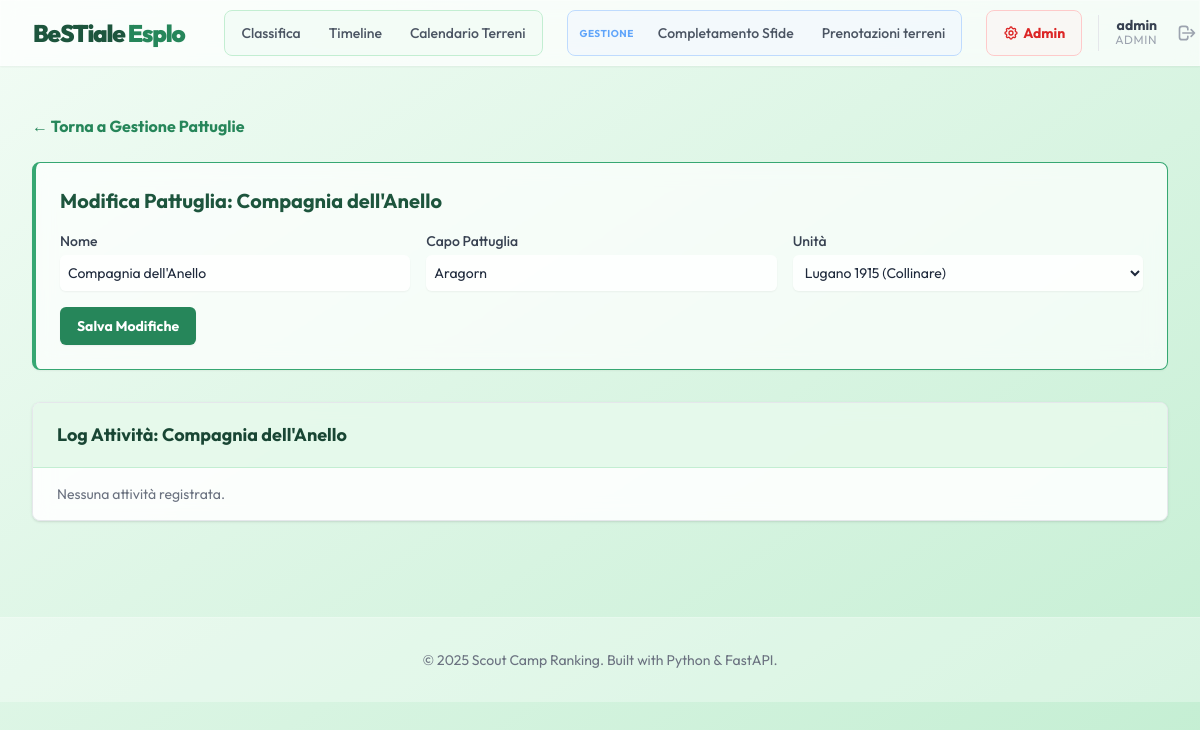
Page /admin/pattuglie/1 (signed in) on the earlier database version.
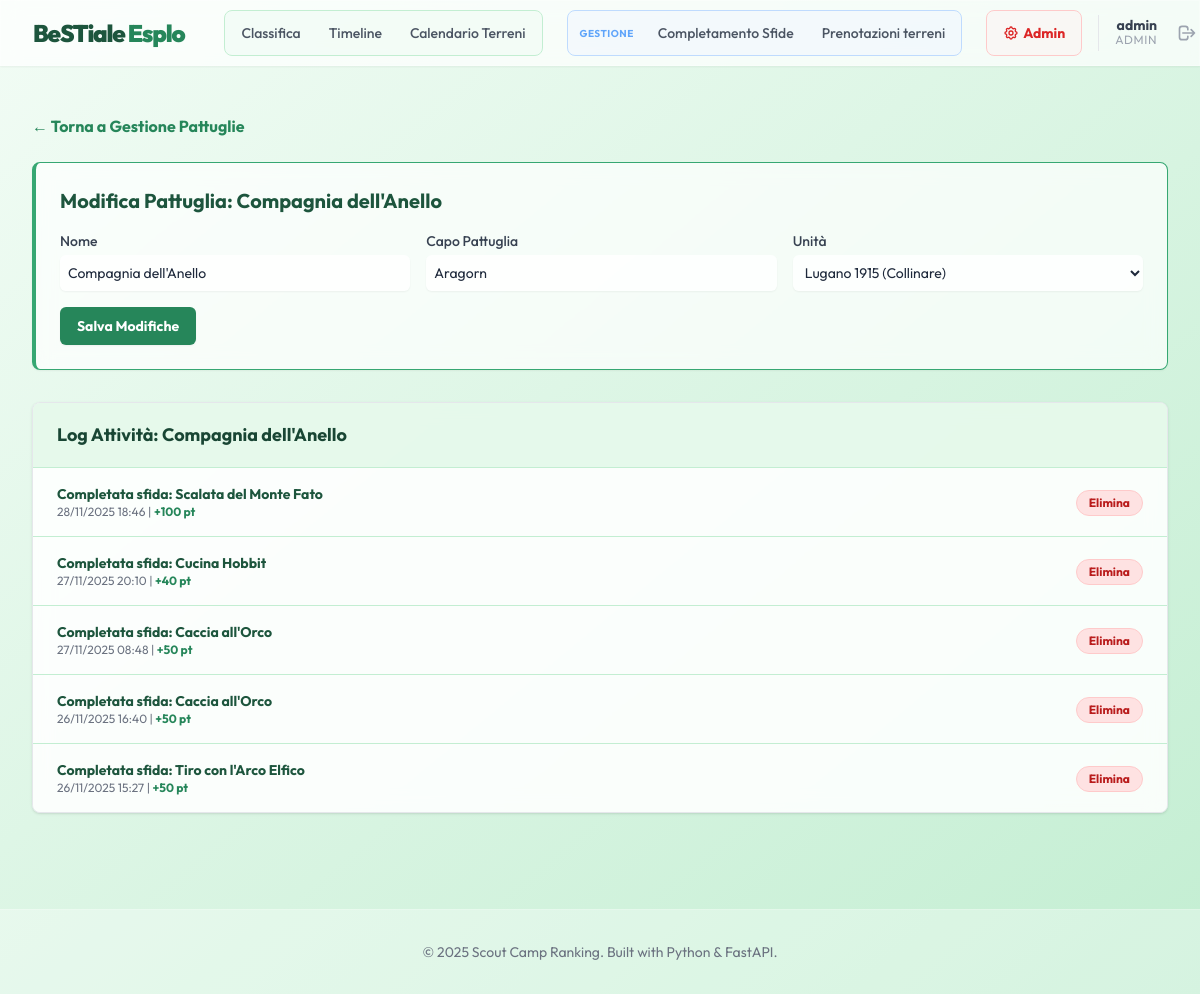
Same page on the later database version.
### app/models.py (models this page shows)
class Completion(Base):
    __tablename__ = "completions"
    id: Mapped[int] = mapped_column(primary_key=True, index=True)
    pattuglia_id: Mapped[int] = mapped_column(ForeignKey("pattuglie.id"))
    challenge_id: Mapped[int] = mapped_column(ForeignKey("challenges.id"))
    timestamp: Mapped[datetime] = mapped_column(default=datetime.utcnow)
    pattuglia: Mapped["Pattuglia"] = relationship(back_populates="completions")
    challenge: Mapped["Challenge"] = relationship(back_populates="completions")

class Challenge(Base):
    __tablename__ = "challenges"
    id: Mapped[int] = mapped_column(primary_key=True, index=True)
    name: Mapped[str] = mapped_column(unique=True, index=True)
    description: Mapped[str] = mapped_column()
    points: Mapped[int] = mapped_column()
    is_fungo: Mapped[bool] = mapped_column(default=False)
    reward_tokens: Mapped[int] = mapped_column(default=0)
    completions: Mapped[list["Completion"]] = relationship(back_populates="challenge")

### app/routers/admin.py (the view)
@router.get("/pattuglie/{pattuglia_id}", response_class=HTMLResponse)
async def edit_pattuglia_form(
    pattuglia_id: int, request: Request, db: Session = Depends(get_db), user: User = Depends(get_admin_user)
):
    pattuglia = db.query(Pattuglia).filter(Pattuglia.id == pattuglia_id).first()
    unita = db.query(Unita).all()
    if not pattuglia:
        raise HTTPException(status_code=404, detail="Pattuglia not found")
    completions = (
        db.query(Completion)
        .filter(Completion.pattuglia_id == pattuglia_id)
        .options(joinedload(Completion.challenge))
        .order_by(Completion.timestamp.desc())
        .all()
    )
    return templates.TemplateResponse(
        "edit_pattuglia.html",
        {"request": request, "pattuglia": pattuglia, "unita": unita, "completions": completions, "user": user},
    )

### app/templates/edit_pattuglia.html (shortened to what the changed rows need)
{% extends "base.html" %}
{% block content %}
<div class="px-4 py-6 sm:px-0">
    <div class="glass p-6 rounded-lg shadow-sm border-l-4 border-scout-500 mb-8">
        <h2 class="text-xl font-bold mb-4 text-scout-800">Modifica Pattuglia: {{ pattuglia.name }}</h2>
    </div>
    <div class="glass shadow overflow-hidden border-b border-gray-200 sm:rounded-lg overflow-x-auto">
        <ul role="list" class="divide-y divide-scout-200 bg-white/60">
            {% for c in completions %}
            <li class="px-4 py-4 sm:px-6 hover:bg-white/80 transition-colors duration-150">
                <div class="flex items-center justify-between">
                    <div class="flex flex-col">
                        <p class="text-sm font-bold text-scout-800 truncate">
                            Completata sfida: {{ c.challenge.name }}
                        </p>
                        <p class="text-xs text-gray-500">
                            {{ c.timestamp.strftime('%d/%m/%Y %H:%M') }} | <span class="text-scout-600 font-bold">+{{
                                c.challenge.points }} pt</span>
                        </p>
                    </div>
                    <div class="ml-2 flex-shrink-0 flex">
                        <form action="/admin/rollback/{{ c.id }}" method="post"
                            onsubmit="return confirm('Sei sicuro di voler annullare questa azione?');">
                            <button type="submit"
                                class="px-3 py-1 text-xs font-bold text-red-700 bg-red-100 rounded-full hover:bg-red-200 border border-red-200">
                                Elimina
                            </button>
                        </form>
                    </div>
                </div>
            </li>
            {% else %}
            <li class="px-4 py-4 sm:px-6 text-sm text-gray-500">Nessuna attività registrata.</li>
            {% endfor %}
        </ul>
    </div>
</div>
{% endblock %}

Differences in the rows shown:
added Completion: challenge.name "Scalata del Monte Fato", timestamp "28/11/2025 18:46", challenge.points "100"
added Completion: challenge.name "Cucina Hobbit", timestamp "27/11/2025 20:10", challenge.points "40"
added Completion: challenge.name "Caccia all'Orco", timestamp "27/11/2025 08:48", challenge.points "50"
added Completion: challenge.name "Caccia all'Orco", timestamp "26/11/2025 16:40", challenge.points "50"
added Completion: challenge.name "Tiro con l'Arco Elfico", timestamp "26/11/2025 15:27", challenge.points "50"
Other differences:
text no longer shown: "Nessuna attività registrata."
